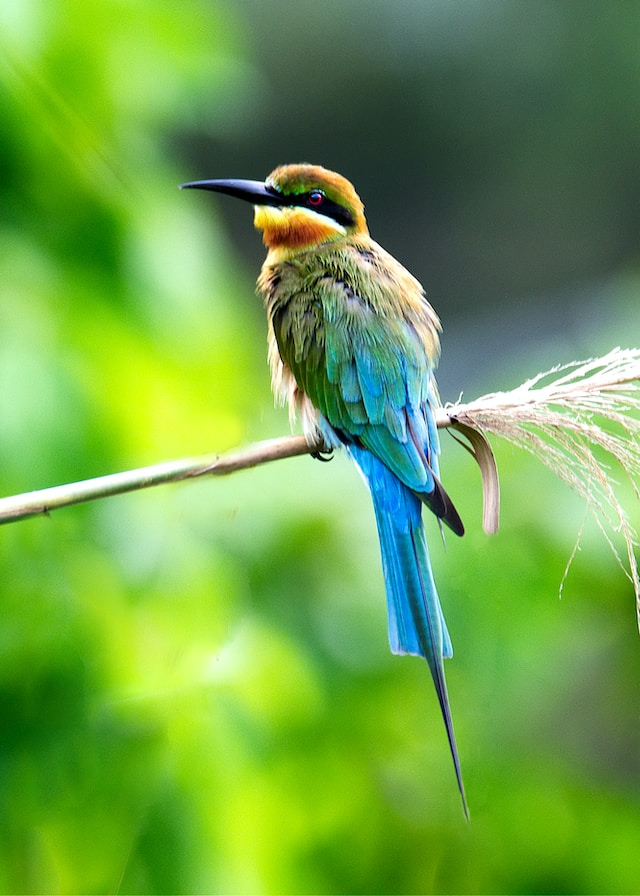
#> input picture images/bird.jpg, 640 x 896 px
$ jupyter execute 'Accessing and manipulating pixels.ipynb'
#> lines starting #> are read from the running program, lines starting #| are printed output that depends on the picture; after the words box and inside, x2 and y2 are one past the last pixel; in counts of white or black regions, pixels touching at a corner belong together
[cell 1]
import numpy as np

[cell 2]
import cv2

[cell 3]
img=cv2.imread('./images/bird.jpg')
#> img is the input picture: shape (896, 640, 3); mean B, G, R 71.7, 162.8, 110.3

[cell 4]
def display(winname,image):
    cv2.imshow(winname,image)
    cv2.waitKey(0)
    cv2.destroyAllWindows()

[cell 5]
display('winname',img)

[cell 6]
img.shape
#> Out = (896, 640, 3)

[cell 7]
type(img)

[cell 8]
# access first 100 rows and columns
corners=img[0:100,0:100]
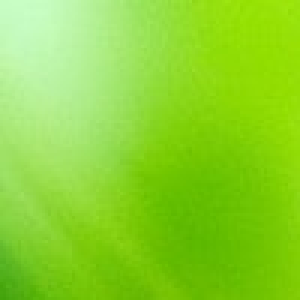
#> corners: shape (100, 100, 3) (shown 3 times larger); mean B, G, R 48, 214.1, 139.2
display('corner',corners)

[cell 9]
# change colour of corner
blue=(255,0,0)
img[0:100,0:100]=blue
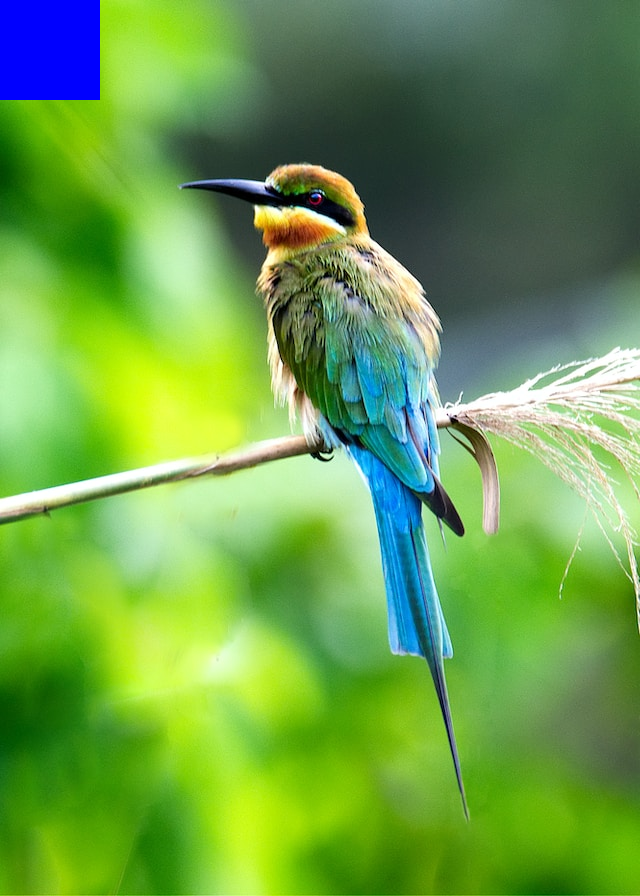
#> img: shape (896, 640, 3); 1.74% of pixels changed, all inside (x1, y1, x2, y2) = (0, 0, 100, 100)

[cell 10]
display('manipulate',img)

$ run again, with images/flamingo1.jpg copied over images/bird.jpg
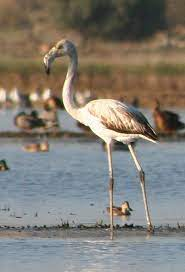
#> input picture images/flamingo1.jpg, 185 x 272 px
#> img is the input picture: shape (272, 185, 3); mean B, G, R 116.2, 124.4, 128.9
#> `corners=img[0:100,0:100]`:
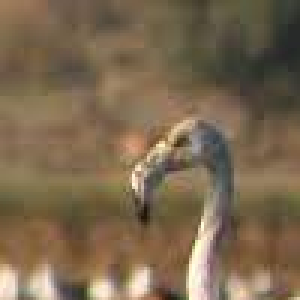
#> corners: shape (100, 100, 3) (shown 3 times larger); mean B, G, R 79.2, 104, 123.2
#> `img[0:100,0:100]=blue`:
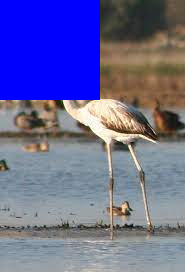
#> img: shape (272, 185, 3); 19.87% of pixels changed, all inside (x1, y1, x2, y2) = (0, 0, 100, 100)

$ run again, with images/flamingo2.jpg copied over images/bird.jpg
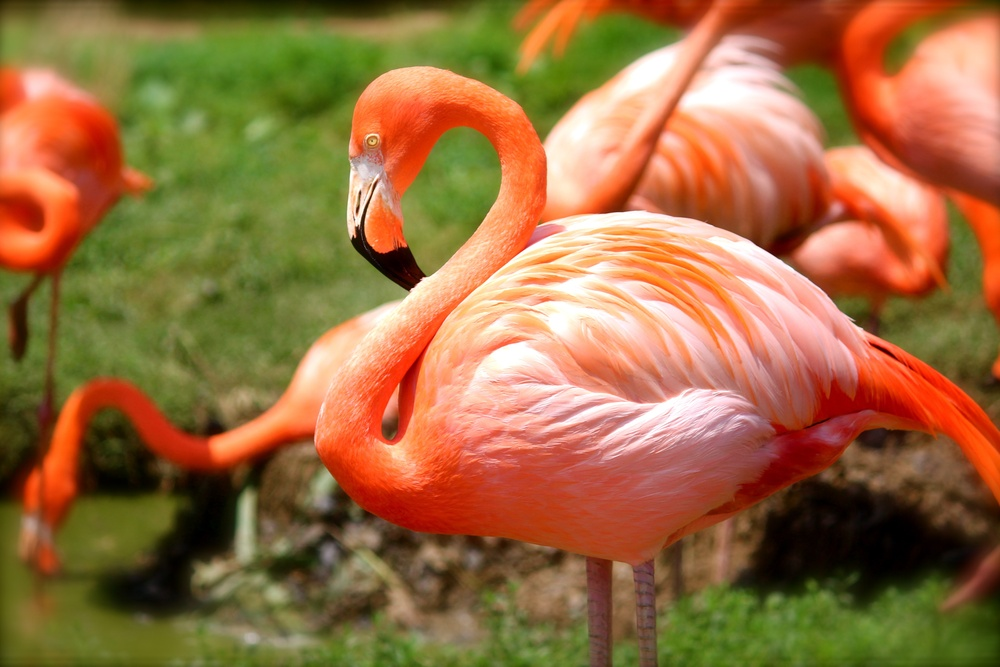
#> input picture images/flamingo2.jpg, 1000 x 667 px, shrunk from 5184 x 3456 before the run
#> img is the input picture: shape (667, 1000, 3); mean B, G, R 64.3, 109.8, 154
#> `corners=img[0:100,0:100]`:
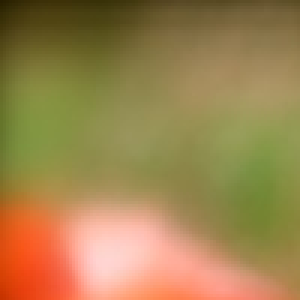
#> corners: shape (100, 100, 3) (shown 3 times larger); mean B, G, R 78.1, 131.4, 159.8
#> `img[0:100,0:100]=blue`:
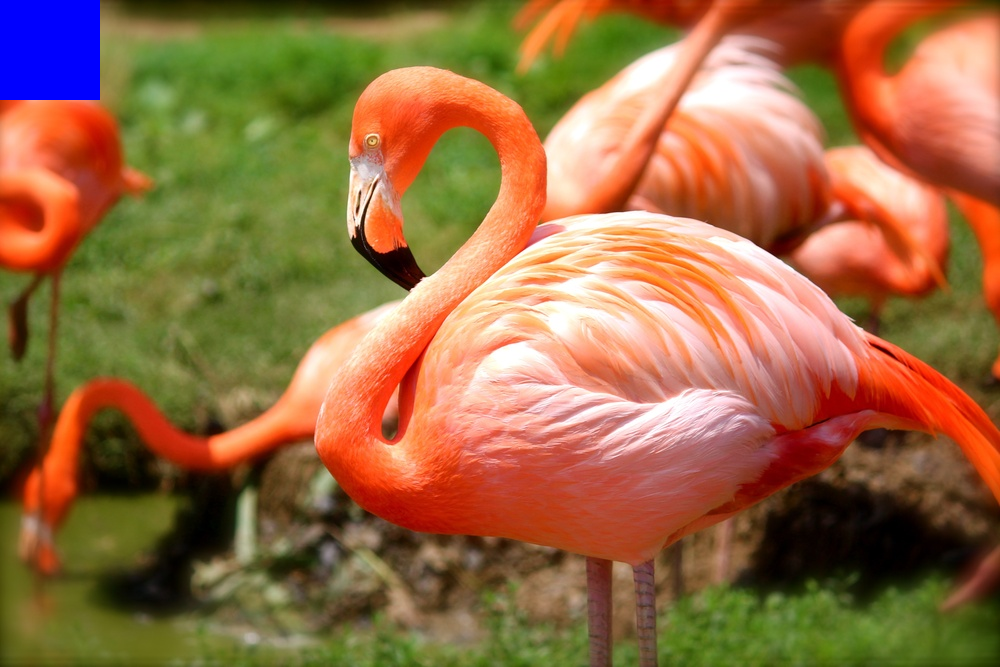
#> img: shape (667, 1000, 3); 1.5% of pixels changed, all inside (x1, y1, x2, y2) = (0, 0, 100, 100)
